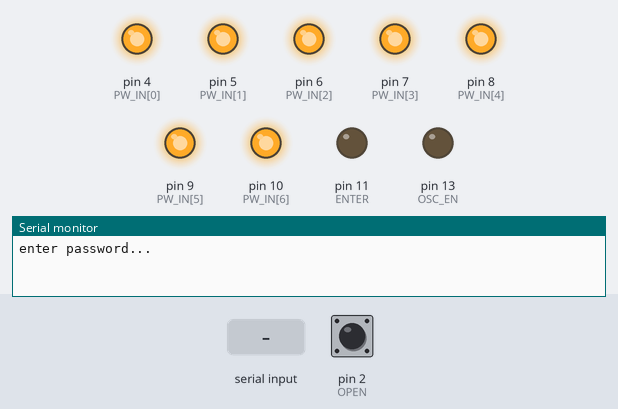
The sketch below on a simulated Arduino Uno, built with avr-gcc and run on an emulated ATmega328P. Parts: output pins drawn as LEDs (lit = HIGH), the last lines printed to the serial monitor. The test bench sets the inputs (shaded band); at power-on: pin 2 (OPEN) HIGH. Pins used as bus, display or sensor lines are not drawn.

Above: at 1.2 s.
1.3 s: "1" received over Serial
At 2.0 s:
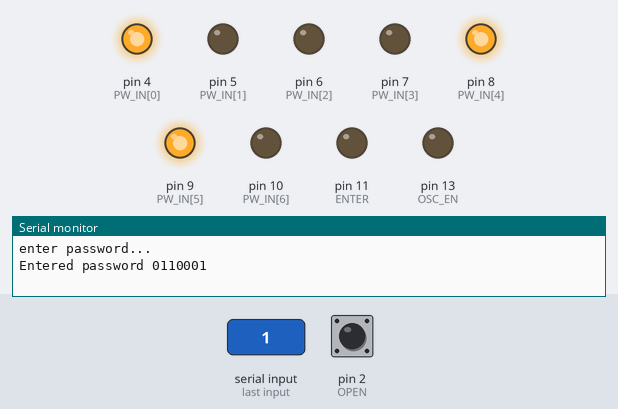
2.8 s: byte 114 (CMD_TOGGLE_OSC) received over Serial
At 3.1 s:
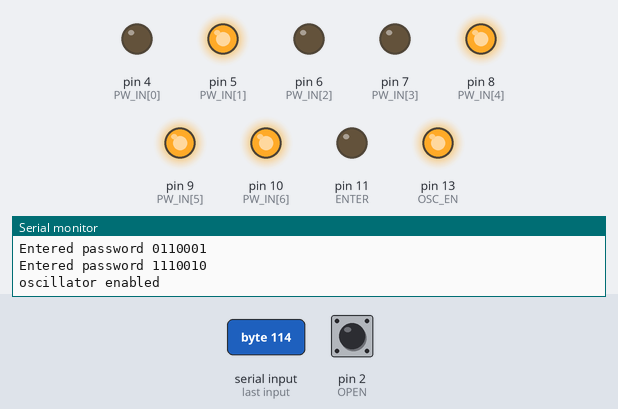
4.3 s: byte 126 (CMD_RESET) received over Serial
At 5.4 s:
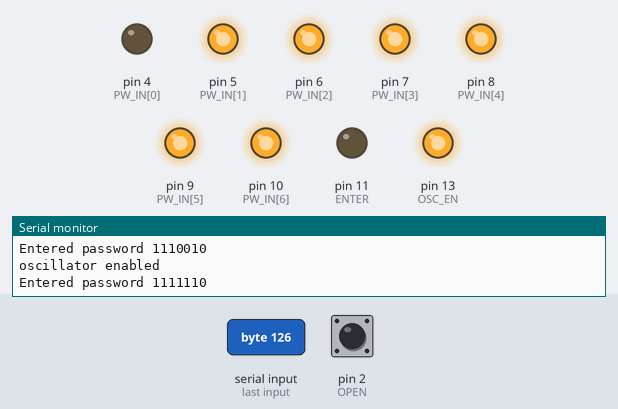
5.8 s: "0" received over Serial
At 6.6 s:
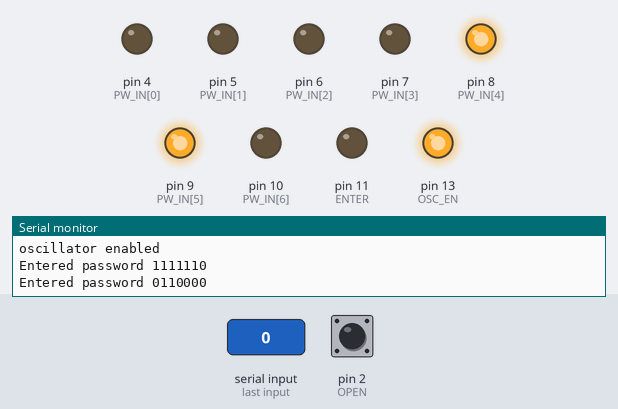
7.3 s: "2" received over Serial
At 7.7 s:
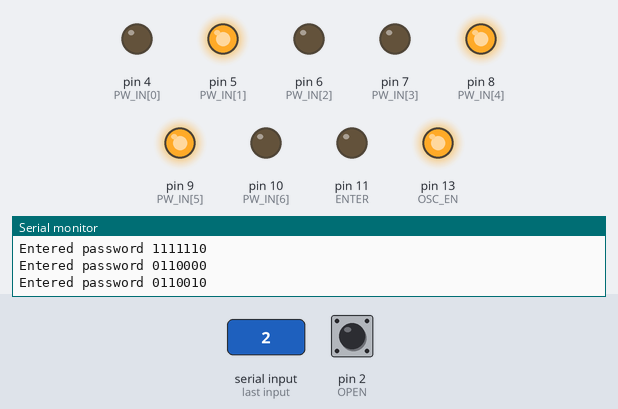
8.8 s: byte 114 (CMD_TOGGLE_OSC) received over Serial
At 10.1 s:
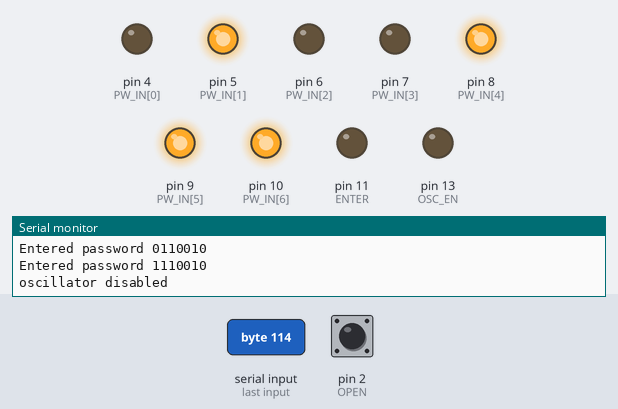
Timing chart, 0 to 11.3 s (numbered marks = the images above; inputs shaded):
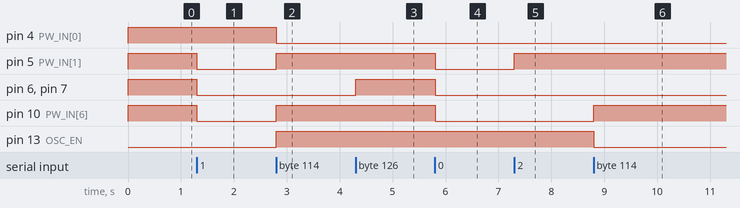

Measured:
- after the input at 1.3 s, pin 5 (PW_IN[1]), pin 6 (PW_IN[2]), pin 7 (PW_IN[3]), pin 10 (PW_IN[6]): HIGH → LOW at once
- after the input at 2.8 s, pin 4 (PW_IN[0]): HIGH → LOW at once; pin 5 (PW_IN[1]), pin 10 (PW_IN[6]), pin 13 (OSC_EN): LOW → HIGH at once
- after the input at 4.3 s, pin 6 (PW_IN[2]), pin 7 (PW_IN[3]): LOW → HIGH at once
- after the input at 5.8 s, pin 5 (PW_IN[1]), pin 6 (PW_IN[2]), pin 7 (PW_IN[3]), pin 10 (PW_IN[6]): HIGH → LOW at once
- after the input at 7.3 s, pin 5 (PW_IN[1]): LOW → HIGH at once
- after the input at 8.8 s, pin 10 (PW_IN[6]): LOW → HIGH at once; pin 13 (OSC_EN): HIGH → LOW at once

The sketch:

passwordInterface.ino
```cpp
/*
 * passwordInterface.ino
 *
 * Interface for the password lock
 *
 * Author: Kyle Mitard
 * Created 10 Feb 2023
 */

// serial port baud rate
#define BAUD_RATE 9600

// number bits in password
#define PW_WIDTH 7

// GPIO pin for open output from FPGA
#define OPEN 2

// GPIO pin for enter input to FPGA
#define ENTER 11

// GPIO pin for reset input to FPGA
#define RESET 3

// GPIO pin for oscillator enable
#define OSC_EN 13

// byte to send for reset
#define CMD_RESET '~'

// byte to send to toggla ring oscillator
#define CMD_TOGGLE_OSC 'r'

// input pins to XOR gate (currently set up for an ESP32)
const int PW_IN[PW_WIDTH] = {4, 5, 6, 7, 8, 9, 10};

// 1 if lock is closed, 0 otherwise
bool closed = 1;

// flag for if the door was locked
bool lockFlag = 0;

// flag for if the door was opened
bool openFlag = 0;

// 1 if oscillator is enabled, 0 otherwise
bool oscEnabled = 0;


/*
 * ISR set lock flag
 *
 * [interrupt routine triggered whenever open pin changes]
 */
void ISR_open() {
	if (digitalRead(OPEN) == LOW)
		lockFlag = 1;
	else
		openFlag = 1;
}


/*
 * configures pins and serial bus
 *
 * [called once on startup]
 */
void setup() {

	// start serial
	Serial.begin(BAUD_RATE);

	// set PW bits and enter as output
	for (int i = 0; i < PW_WIDTH; i++) {
		pinMode(PW_IN[i], OUTPUT);
		digitalWrite(PW_IN[i], HIGH);
	}
	pinMode(ENTER, OUTPUT);
	digitalWrite(ENTER, LOW);

	pinMode(RESET, OUTPUT);
	digitalWrite(RESET, LOW);

	pinMode(OSC_EN, OUTPUT);
	digitalWrite(RESET, LOW);

	// set open indicator as input with an interrupt
	pinMode(OPEN, INPUT);
	attachInterrupt(digitalPinToInterrupt(OPEN), ISR_open, CHANGE); // for some bizzare reason, using falling edge will make it panic all the time

	Serial.println("enter password...");
}


/*
 * Does a thing upon receiving a byte over serial
 *
 * [interrupt routine triggered with every byte recieved over serial]
 */
void serialEvent() {

	// read byte
	char rxByte = Serial.read();

	// reset if the signal is given
	if (rxByte == CMD_RESET) {
		digitalWrite(RESET, HIGH);
		digitalWrite(RESET, LOW);
	}

	// don't do anything if not closed
	if (closed) {

		Serial.print("Entered password ");

		// parallel write the byte, while printing it
		for (int i = PW_WIDTH-1; i >= 0; i--) {
			Serial.print((rxByte >> i) & 1);
			if (rxByte & (1 << i))
				digitalWrite(PW_IN[i], HIGH);
			else
				digitalWrite(PW_IN[i], LOW);
		}

		Serial.println();

		// press enter
		digitalWrite(ENTER, HIGH);
		digitalWrite(ENTER, LOW);
	}

	// toggle ring oscillator
	if (rxByte == CMD_TOGGLE_OSC) {
		oscEnabled ^= 1;
		if (oscEnabled) {
			digitalWrite(OSC_EN, HIGH);
			Serial.println("oscillator enabled");
		} else {
			digitalWrite(OSC_EN, LOW);
			Serial.println("oscillator disabled");
		}
	}
}


/*
 * Main loop: Does nothing unless there is a flag
 *
 * [loops indefinitely]
 */
void loop() {

	// if lock flag is set, reset lock flag and print message
	if (lockFlag) {
		lockFlag = 0;
		Serial.println("the coolsville gate has been locked");
		closed = 1;

	// if the open flag is set,
	} else if (openFlag) {
		openFlag = 0;
		closed = 0;
		Serial.println("access granted. welcome to downtown coolsville");
	}
}
```
